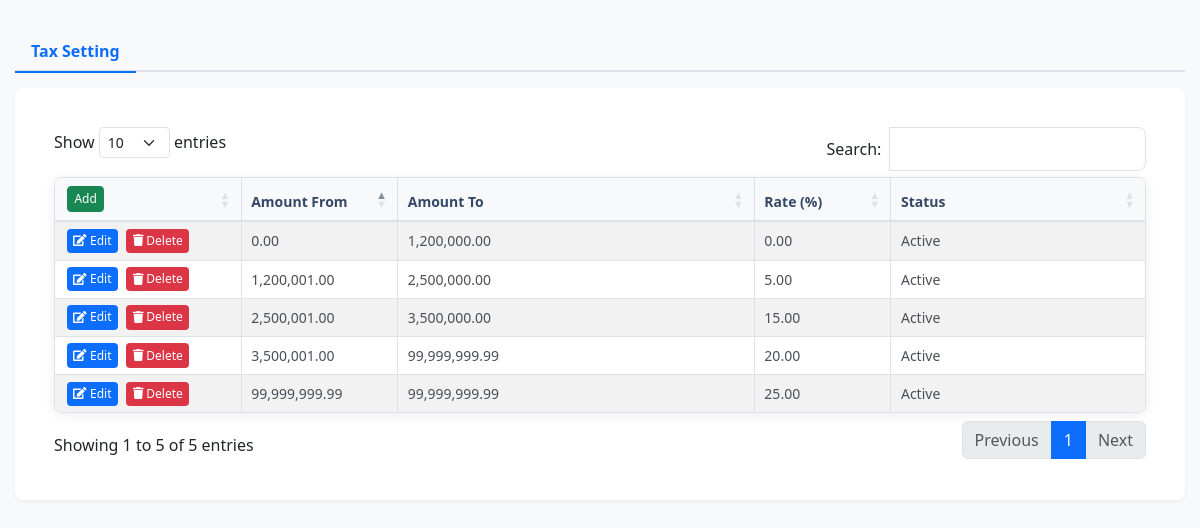
The page /view/TaxSetting/index.php on the database its author committed.
### tables this page shows
CREATE TABLE `prtaxrate` (
  `id` int(11) NOT NULL,
  `AmountFrom` decimal(10,2) NOT NULL,
  `AmountTo` decimal(10,2) NOT NULL,
  `rate` decimal(5,2) NOT NULL,
  `status` tinyint(1) NOT NULL DEFAULT 1,
  `created_at` timestamp NOT NULL DEFAULT current_timestamp(),
  `updated_at` timestamp NOT NULL DEFAULT current_timestamp() ON UPDATE current_timestamp()
);

### view/TaxSetting/TaxSetting.php (the view, shortened to what this page needs)
<?php
include("../../Config/conect.php");
?>
<table id="TaxSettingTable" class="table table-striped" style="width:100%">
    <thead>
        <tr>
            <th style="width: 150px"><button class="btn btn-success" data-bs-toggle="modal" data-bs-target="#addTaxSettingModal">Add</button></th>
            <th>Amount From</th>
            <th>Amount To</th>
            <th>Rate (%)</th>
            <th>Status</th>
        </tr>
    </thead>
    <tbody id="data">
        <?php
            $sql = "SELECT * FROM prtaxrate ORDER BY AmountFrom ASC";
            $result = $con->query($sql);
            if ($result->num_rows > 0) {
                while ($row = $result->fetch_assoc()) {
        ?>
                <tr data-id="<?php echo $row['id']; ?>">
                    <td>
                        <button class="btn btn-primary btn-sm edit-tax-setting-btn"
                                data-id="<?php echo $row['id']; ?>"
                                data-amount-from="<?php echo $row['AmountFrom']; ?>"
                                data-amount-to="<?php echo $row['AmountTo']; ?>"
                                data-rate="<?php echo $row['rate']; ?>"
                                data-status="<?php echo $row['status']; ?>">
                            <i class="fas fa-edit"></i> Edit
                        </button>
                        <button class="btn btn-danger btn-sm delete-tax-setting-btn" data-id="<?php echo $row['id']; ?>">
                            <i class="fas fa-trash"></i> Delete
                        </button>
                    </td>
                    <td><?php echo number_format($row['AmountFrom'], 2); ?></td>
                    <td><?php echo number_format($row['AmountTo'], 2); ?></td>
                    <td><?php echo $row['rate']; ?></td>
                    <td><?php echo $row['status'] == 1 ? 'Active' : 'Inactive'; ?></td>
                </tr>
        <?php
                }
            }
        ?>
    </tbody>
</table>
<link href="https://cdn.datatables.net/1.13.7/css/dataTables.bootstrap5.min.css" rel="stylesheet">
<link href="https://cdn.datatables.net/responsive/2.5.0/css/responsive.bootstrap5.min.css" rel="stylesheet">
<link href="https://cdnjs.cloudflare.com/ajax/libs/font-awesome/5.15.4/css/all.min.css" rel="stylesheet">

### Style/style.css (style rules this page uses)
body { background-color: #f8f9fa; font-family: 'Segoe UI', sans-serif; }
.tab-pane table { width: 100%; border-collapse: separate; border-spacing: 0; background: #fff; border-radius: 8px; overflow: hidden; box-shadow: 0 2px 12px rgba(0, 0, 0, 0.08); margin: 1rem 0; border: 1px solid #dee2e6; font-size: 0.875rem; }
.tab-pane table th { background: #f8f9fa; color: #344767; font-weight: 600; padding: 0.5rem 0.6rem; text-align: left; border-bottom: 2px solid #dee2e6; border-right: 1px solid #dee2e6; white-space: nowrap; }
.tab-pane table th:last-child { border-right: none; }
.tab-pane table td { padding: 0.4rem 0.6rem; border-bottom: 1px solid #dee2e6; border-right: 1px solid #dee2e6; color: #495057; vertical-align: middle; }
.tab-pane table td:last-child { border-right: none; }
.tab-pane table tr:last-child td { border-bottom: none; }
.tab-pane table th:nth-child(1), .tab-pane table td:nth-child(1) { width: 120px; min-width: 120px; }
.tab-pane table th:nth-child(2), .tab-pane table td:nth-child(2) { width: 120px; min-width: 120px; }
.tab-pane table th:nth-child(3), .tab-pane table td:nth-child(3) { width: auto; }
.tab-pane table th:nth-child(4), .tab-pane table td:nth-child(4) { width: 100px; min-width: 100px; }
.tab-pane table .btn { padding: 0.2rem 0.4rem; margin: 0 0.15rem; border-radius: 4px; font-weight: 500; font-size: 0.75rem; }
.tab-pane table .btn-primary { background-color: #0d6efd; border: none; transition: all 0.2s ease; }
.tab-pane table .btn-danger { background-color: #dc3545; border: none; transition: all 0.2s ease; }
.tab-pane table td:nth-child(3) { font-weight: 500; }

### view/TaxSetting/TaxSetting.php (style rules this page uses)
.btn-sm { padding: 0.25rem 0.5rem; font-size: 0.75rem; margin-right: 0.25rem; }
.btn { padding: 0.6rem 1.5rem; border-radius: 8px; transition: all 0.3s ease; }
.btn-primary { background-color: #0d6efd; border: none; }

### rows shown on the page
prtaxrate: AmountFrom "0.00", AmountTo "1,200,000.00", rate "0.00", status "Active"
prtaxrate: AmountFrom "1,200,001.00", AmountTo "2,500,000.00", rate "5.00", status "Active"
prtaxrate: AmountFrom "2,500,001.00", AmountTo "3,500,000.00", rate "15.00", status "Active"
prtaxrate: AmountFrom "3,500,001.00", AmountTo "99,999,999.99", rate "20.00", status "Active"
prtaxrate: AmountFrom "99,999,999.99", AmountTo "99,999,999.99", rate "25.00", status "Active"
